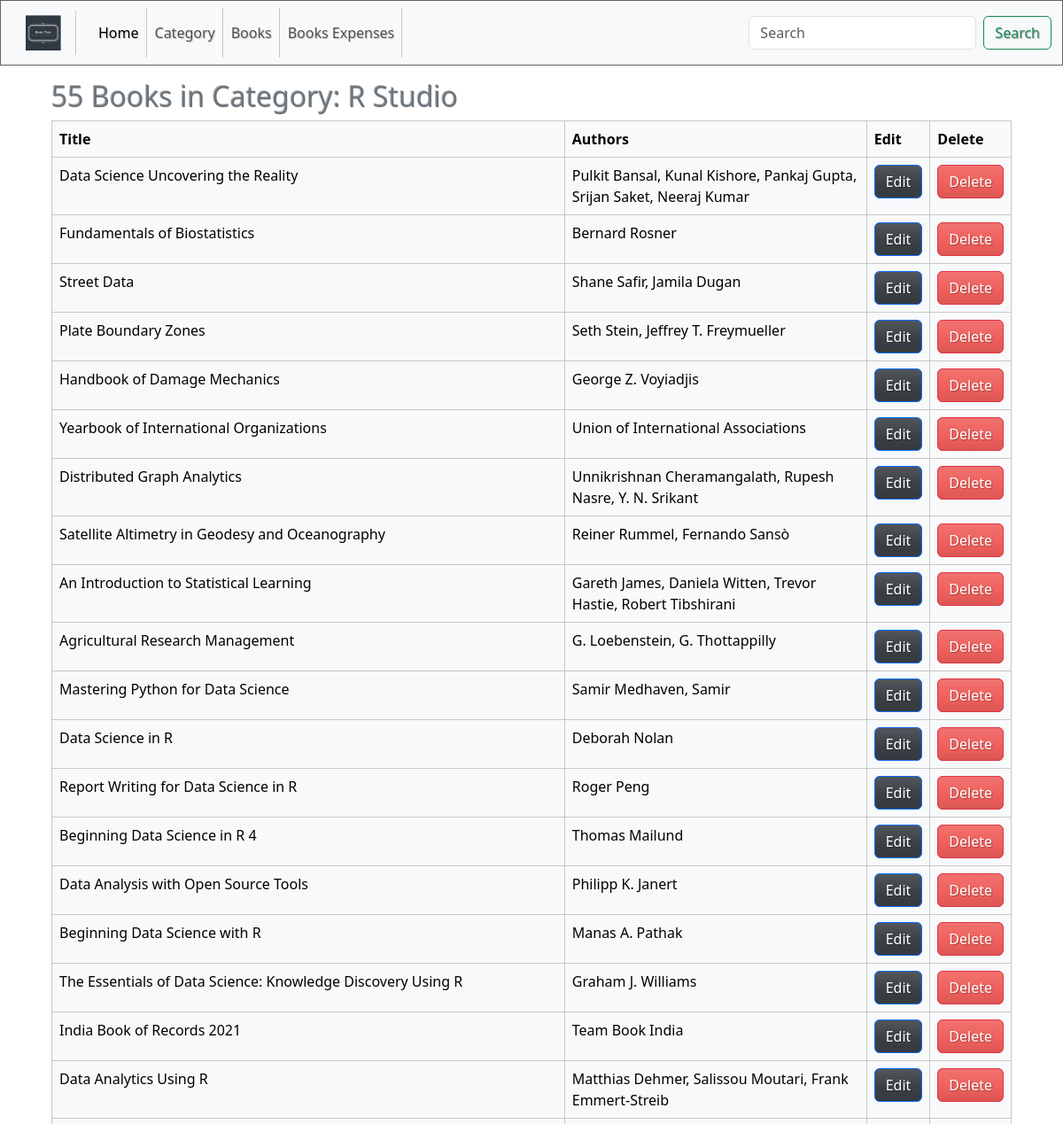
/books-by-category/8/ (upper part), run on an earlier commit of the app's database.
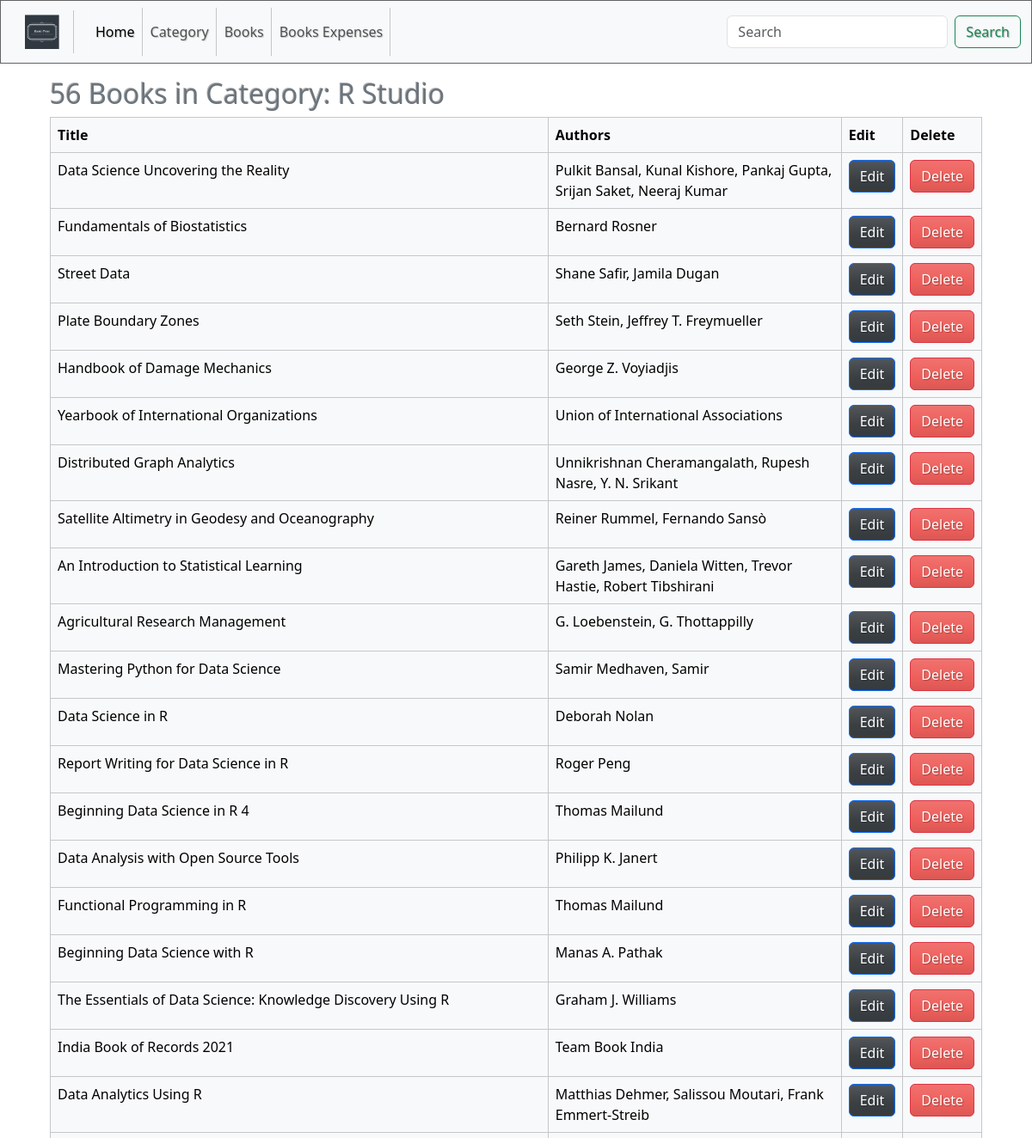
And on a later commit of the database.
### rumi_app/models.py (models this page shows, shortened)
class Book(models.Model):
    storeId = models.CharField(max_length=50, db_index=True)
    title = models.CharField(max_length=255, db_index=True)
    subtitle = models.CharField(max_length=255, db_index=True, null=True, blank=True)
    authors = models.CharField(max_length=255, db_index=True)
    publisher = models.CharField(max_length=255, db_index=True)
    published_date = models.DateField()
    category = models.ForeignKey(Category, on_delete=models.CASCADE)
    distribution_expense = models.DecimalField(max_digits=5, decimal_places=2)

### rumi_app/views.py (the view)
# urls.py: path('books-by-category/<int:category_id>/', books_by_category, name='books_by_category'),
def books_by_category(request, category_id):
    category = Category.objects.get(pk=category_id)
    books = Book.objects.filter(category=category)
    book_count = books.count()
    return render(request, 'category/books_by_category.html', {'category': category, 'books': books, 'book_count': book_count})

### templates/category/books_by_category.html
{% extends 'base.html' %}
{% block content %}
<div class="container p-3">
    <h2 class="text-secondary"> {{book_count}} Books in Category: {{ category.name }}</h2>
    <table class="table table-bordered table-light tabble-striped" style="width: 100%;">
        <thead>
            <tr>
                <th>Title</th>
                <th>Authors</th>
                <th>Edit</th>
                <th>Delete</th>
            </tr>
        </thead>
        <tbody>
            {% for book in books %}
                <tr>
                    <td>{{ book.title }}</td>
                    <td>{{ book.authors }}</td>
                    <td>
                        <a href="{% url 'book_update' book.id %}" class="btn btn-primary">
                            Edit
                        </a>
                    </td>
                    <td>
                        <a href="{% url 'book_delete' book.id %}" class="btn btn-danger">
                            Delete
                        </a>
                    </td>
                </tr>
            {% endfor %}
        </tbody>
    </table>
</div>
{% endblock %}

What changed in the data, as far as the page shows it:
now on this page (row edited): Book: title "Functional Programming in R", authors "Thomas Mailund"
Also different on the page:
{{ book_count }}: "55" → "56"
